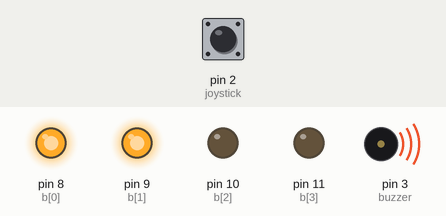
This sketch was run on a simulated Arduino Uno, built with avr-gcc and run on an emulated ATmega328P. Parts: output pins drawn as LEDs (lit = HIGH), buzzer (waves = sounding). Dashed ring = blinking. Inputs (shaded band) come from the test bench; at power-on: pin 2 (joystick) HIGH.

Above: at 1.3 s.
1.4 s: pin 2 (joystick) pulled LOW for 3.2 s
At 1.9 s:
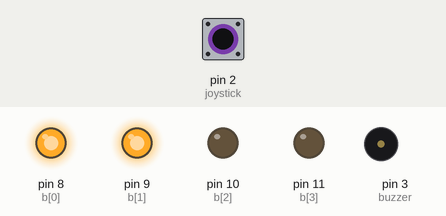
7.6 s: pin 2 (joystick) pulled LOW for 0.15 s
At 8.0 s:
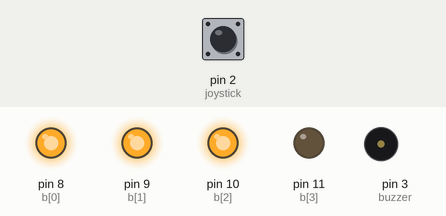
10.6 s: pin 2 (joystick) pulsed LOW 5 times (0.12 s each, 0.3 s apart)
At 14.0 s:
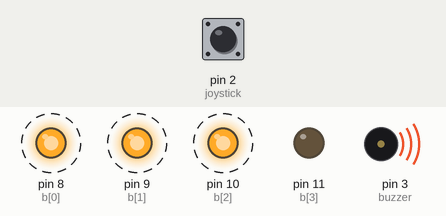
Timing chart, 0 to 19.6 s (numbered marks = the images above; inputs shaded):
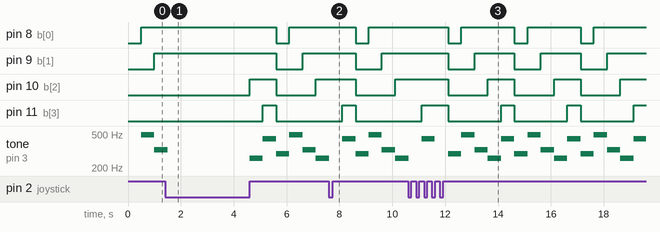

Measured:
- by itself, pin 8 (b[0]): alternates HIGH for 2.0 s and LOW for 0.50 s
- by itself, pin 9 (b[1]): alternates HIGH for 1.5 s and LOW for 1.0 s
- by itself, pin 10 (b[2]): alternates HIGH for 1.0 s and LOW for 1.5 s
- by itself, pin 11 (b[3]): repeats every 2.5 s: LOW 2.0 s, HIGH 0.50 s
- by itself, tone on pin 3 (buzzer): plays 440 Hz for 0.50 s, 293 Hz for 0.50 s, 493 Hz for 0.50 s, 329 Hz for 0.50 s, 261 Hz for 0.50 s, 440 Hz for 0.50 s … (16 notes in this stretch)

The sketch:

gjohn010_lab5_prelab.ino
```cpp
//Lab 5 Exercise 1
//Link to demo:

enum States{INIT, S0, S1, S2, S3, S4, P0, P1, P2, P3, P4, P5} SM1_state;
int period = 500;
unsigned long lastRan;
int i = 0;


// Array of Output Pin variables, set to the pins being used
const int b_size = 4;
const int b[b_size] = {8, 9, 10, 11};
//const int xAxis = A0; // Recall that A0 is really a number under the hood.
const int light_pattern_size = 5;
const char light_pattern[light_pattern_size] = {0x00, 0x01, 0x03, 0x07, 0x0F};
const char sound_pattern_size = 5;
const double sound_pattern[sound_pattern_size] = {293.66, 493.88, 329.63, 261.63, 440.00}; // D4, D4,


const int buzzer = 3; //pin for buzzer
const int joystick = 2; //pin for joystick
bool joyVal;

//const int xAxis_median = 100; // Adjust this if needed

// Reset the Output Buffer.
void resetBuffer() {
    for(int i = 0; i < b_size; i++) {
        // Note this is an arduino function call to the pins
        digitalWrite(b[i], LOW);
    }
}
// Writes to the buffer. Note this function ORs the current value with the new value
// Note that size is an optional argument with default size the same as the buffer
void writeBuffer(unsigned char b_temp, int size = b_size)
{
    for (int i = (size - 1); i >= 0; i--) {
        if ((b_temp >> i) & 0x01) {
        digitalWrite(b[i], HIGH);
        }
    }

}

int SM1_Tick(int state){
    //Read thing
    switch(state){ // State transitions
      case INIT:
          if (digitalRead(joystick) == 1){
            state = S0;
          }
          else {
            state = P0;
          }
        break;
      case S0:
          if (digitalRead(joystick) == 1){
                state = S1;
            }
            else {
             state = P1;
            }

        break;
      case S1:
            if (digitalRead(joystick) == 1){
                state = S2;
            }
            else {
             state = P2;
            }

        break;
      case S2:
        if(digitalRead(joystick) == 1){
            state = S3;
        }
        else {
          state = P3;
        }
        break;
      case S3:
       if(digitalRead(joystick) == 1){
                state = INIT;
        }
        else {
          state = P4;
        }
      case S4:
        if(digitalRead(joystick) == 1){
                state = INIT;
        }
        else {
          state = P4;
        }
        break;
      case P0:
        while (digitalRead(joystick) == 0) {
          state = P0;
        }
          state = S0;
        break;
      case P1:
        while (digitalRead(joystick) == 0) {
          state = P1;
        }

          state = S1;

        break;
       case P2:
        while (digitalRead(joystick) == 0) {
          state = P2;
        }

          state = S2;

        break;
       case P3:
        while (digitalRead(joystick) == 0) {
          state = P3;
        }

          state = S3;

        break;
       case P4:
          while (digitalRead(joystick) == 0) {
          state = P4;
        }

          state = INIT;
        break;
    }
    switch(state){ // State Action
      case INIT:
         resetBuffer();
         writeBuffer(0x00);
         tone(buzzer, sound_pattern[0]);
        break;
      case S0:
        resetBuffer();
        writeBuffer(0x01);
        tone(buzzer, sound_pattern[1]);
        break;
         //State Action
        break;
      case S1:
        resetBuffer();
        writeBuffer(0x03);
        tone(buzzer, sound_pattern[2]);
        break;
      case S2:
        resetBuffer();
        writeBuffer(0x07);
        tone(buzzer, sound_pattern[3]);
        break;
      case S3:
        resetBuffer();
        writeBuffer(0x0F);
        tone(buzzer, sound_pattern[4]);
       break;
      case P0:
        resetBuffer();
        writeBuffer(0x00);
        noTone(buzzer);
        break;
      case P1:
        resetBuffer();
        writeBuffer(0x01);
        noTone(buzzer);
        break;
      case P2:
        resetBuffer();
        writeBuffer(0x03);
        noTone(buzzer);
        break;
      case P3:
        resetBuffer();
        writeBuffer(0x07);
        noTone(buzzer);
        break;
      case P4:
        resetBuffer();
        writeBuffer(0x0F);
        noTone(buzzer);
        break;
    }

    return state;
}


void setup() {
    // OUTPUT is a defined macro in Arduino!
    for(int i = 0; i < b_size; i++)
        {
            pinMode(b[i], OUTPUT);
        }
    // We will also read from the serial monitor
    Serial.begin(9600);
    pinMode(joystick, INPUT_PULLUP);
    lastRan = 0;

}

void loop() {https://youtu.be/uhGnunRV43s
    if ((millis() - lastRan) > period) {
      SM1_state = (States)SM1_Tick(SM1_state);
      lastRan = millis();
     }
}
```
